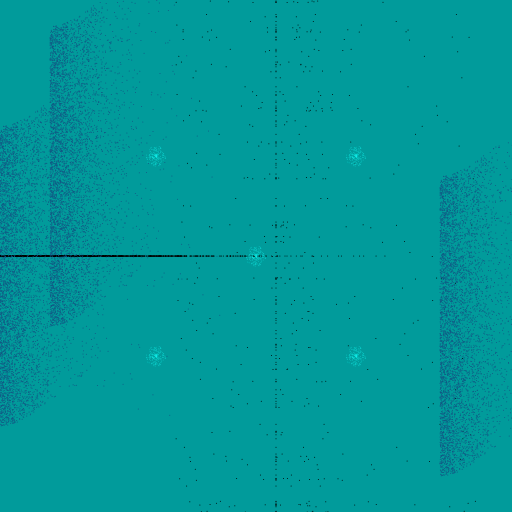
Frame 1 (no input)
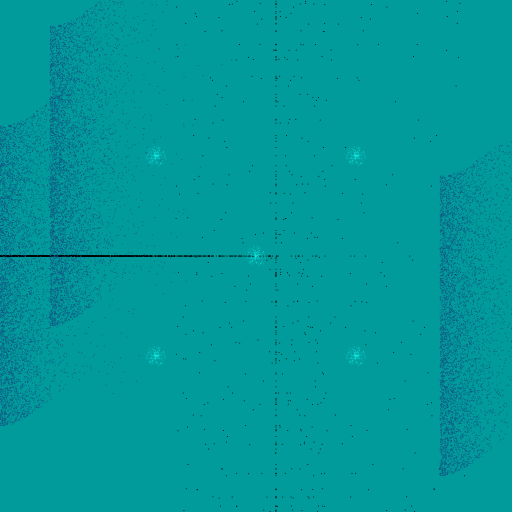
Frame 60 (no input)
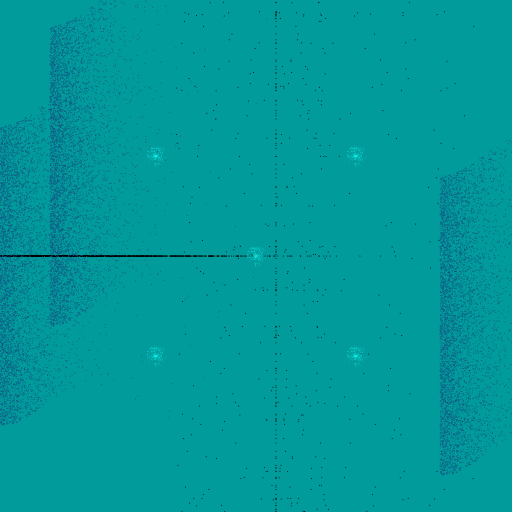
Frame 120 (the mouse pressed at the canvas centre since frame 60)

The p5.js sketch that drew these frames (run headless with seeded random() and noise() and a simulated clock; from frame 60 on, the mouse is pressed at the canvas centre):

// p5.js sketch
// ── sketch.js
/* DN3008 Generative Art, Ashley Hi 2026
 * Week 5 - Randomness & Noise
 * Noise Shapes
 */

function setup() {
  createCanvas(512, 512);
  frameRate(100);
  noFill();
  stroke(0);
}

function draw() {
  background(1,155,155);

  // Uncomment the code to try the different examples.
  // Comment it again before running the next one.

  //=== 1 - square ===
  /*
  for (var i = 0; i < 1000; i++) {
    var x = random(200, width - 100);
    var y = random(200, height - 100);
    point(x, y);
  }*/

  //=== 2 - vertical line ===
  for (var i = 0; i < 150; i++) {
    var x = random(width/2+20, width/2 + 20);
    var y = random(0,height);
    point(x,y);
    point(x+random(50),y);
    point(x-random(100),y);
    point(x+random(200),y);
  }

  //=== 3 - horizontal line ===
  
  for (var i = 0; i < 2000; i++) {
    var x = getMinBiasRand(0, width, 6);
    var y = random(height/2, height/2);
    point(x,y);
  }

  //=== 4 - circle ===
  push();
  stroke(25,250,242,100);
  translate(width / 2, height / 2);
  for (var i = 0; i < 200; i++) {
    var dist = (random(-1.0, 1.0) * width) / 50.5;
    var angle = random(0, PI * 2);
    var p = createVector(cos(angle), sin(angle));
    p.mult(dist);
    point(p.x, p.y);
    point(p.x+100, p.y+100);
    point(p.x-100, p.y+100);
    point(p.x-100, p.y-100);
    point(p.x+100, p.y-100);
  }
  pop();

  //=== 5 - wave ===
  push();
  stroke(20,86,132)
  translate(0, height / 2);
  var amp = 20;
  for (var i = 0; i < 5000; i++) {
    var x = getMinBiasRand(0, width, 20);
    ;
    var y = cos((x / getMinBiasRand(0, width)) * PI * 6) * amp;
    y += random(-150, 150);
    point(x, y);
    point(x+50, y-100);
    point(x+440, y+50);
  }
  pop();
}

function getMinBiasRand(_min, _max, iters) {
  var r = _max;
  for (var i = 0; i < iters; i++) {
    r = min(r, random(_min, _max));
  }
  return r;
}

function getMaxBiasRand(_min, _max, iters) {
  var r = _min;
  for (var i = 0; i < iters; i++) {
    r = max(r, random(_min, _max));
  }
  return r;
}
